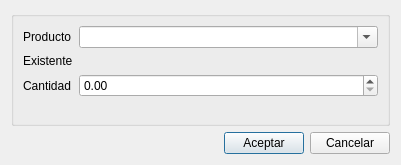
<?xml version="1.0" encoding="UTF-8"?>
<ui version="4.0">
 <class>form_extraer</class>
 <widget class="QDialog" name="form_extraer">
  <property name="geometry">
   <rect>
    <x>0</x>
    <y>0</y>
    <width>401</width>
    <height>165</height>
   </rect>
  </property>
  <property name="windowTitle">
   <string>Dialog</string>
  </property>
  <layout class="QGridLayout" name="gridLayout">
   <item row="0" column="0">
    <layout class="QVBoxLayout" name="verticalLayout">
     <item>
      <widget class="QGroupBox" name="groupBox">
       <property name="title">
        <string/>
       </property>
       <layout class="QFormLayout" name="formLayout">
        <item row="0" column="0">
         <widget class="QLabel" name="label">
          <property name="text">
           <string>Producto</string>
          </property>
         </widget>
        </item>
        <item row="0" column="1">
         <widget class="QComboBox" name="comboBox">
          <property name="editable">
           <bool>true</bool>
          </property>
         </widget>
        </item>
        <item row="1" column="0">
         <widget class="QLabel" name="label_2">
          <property name="text">
           <string>Existente</string>
          </property>
         </widget>
        </item>
        <item row="2" column="0">
         <widget class="QLabel" name="label_3">
          <property name="text">
           <string>Cantidad</string>
          </property>
         </widget>
        </item>
        <item row="2" column="1">
         <widget class="QDoubleSpinBox" name="doubleSpinBox"/>
        </item>
       </layout>
      </widget>
     </item>
     <item>
      <layout class="QHBoxLayout" name="horizontalLayout">
       <item>
        <spacer name="horizontalSpacer">
         <property name="orientation">
          <enum>Qt::Horizontal</enum>
         </property>
         <property name="sizeHint" stdset="0">
          <size>
           <width>40</width>
           <height>20</height>
          </size>
         </property>
        </spacer>
       </item>
       <item>
        <widget class="QPushButton" name="pushButton">
         <property name="text">
          <string>Aceptar</string>
         </property>
        </widget>
       </item>
       <item>
        <widget class="QPushButton" name="pushButton_2">
         <property name="text">
          <string>Cancelar</string>
         </property>
        </widget>
       </item>
      </layout>
     </item>
    </layout>
   </item>
  </layout>
 </widget>
 <resources/>
 <connections/>
</ui>
